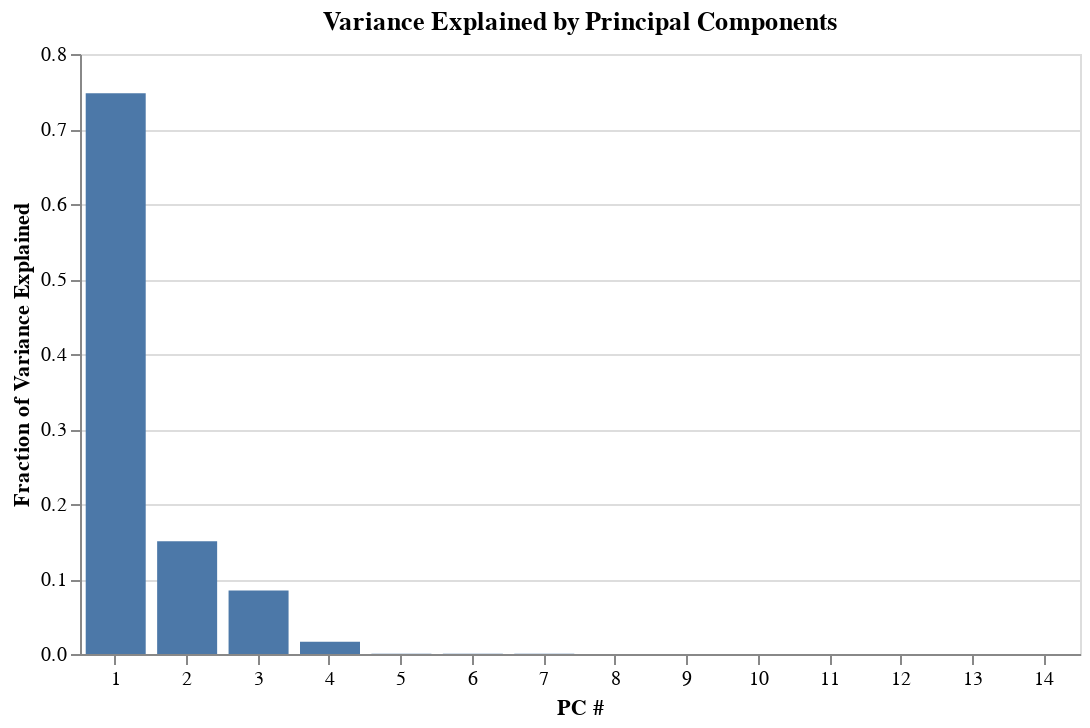

The notebook cell saved with this chart:
### Code cell
PC_num = []
i = 1
n = len(s)
while i <= n:
    PC_num.append(i)
    i += 1

explained_var = pd.DataFrame({
    'PC #': PC_num, 
    'Fraction of Variance Explained' : (s**2 / len(kaggle_centered)) / (total_variance_singular_values)
})

print(explained_varb)

# scree plot of variance explained by each PC
alt.Chart(explained_var, 
          title="Variance Explained by Principal Components"
).mark_bar(size=30).encode(
    alt.X('PC #:O'),
    alt.Y('Fraction of Variance Explained:Q')
).configure_axisX(labelAngle=0).properties(width=500)

### Figure 1 — Vega-Lite specification as saved in the notebook (floating-point values rounded to 4 significant figures)
{"config": {"view": {"continuousWidth": 400, "continuousHeight": 300}, "axisX": {"labelAngle": 0}}, "data": {"name": "data-9f8d50b008fa67991f55a03f2b894e46"}, "mark": {"type": "bar", "size": 30}, "encoding": {"x": {"type": "ordinal", "field": "PC #"}, "y": {"type": "quantitative", "field": "Fraction of Variance Explained"}}, "title": "Variance Explained by Principal Components", "width": 500, "$schema": "https://vega.github.io/schema/vega-lite/v4.8.1.json", "datasets": {"data-9f8d50b008fa67991f55a03f2b894e46": [{"PC #": 1, "Fraction of Variance Explained": 0.7475}, {"PC #": 2, "Fraction of Variance Explained": 0.1504}, {"PC #": 3, "Fraction of Variance Explained": 0.08459}, {"PC #": 4, "Fraction of Variance Explained": 0.01621}, {"PC #": 5, "Fraction of Variance Explained": 0.0004009}, {"PC #": 6, "Fraction of Variance Explained": 0.000284}, {"PC #": 7, "Fraction of Variance Explained": 0.000229}, {"PC #": 8, "Fraction of Variance Explained": 0.0001029}, {"PC #": 9, "Fraction of Variance Explained": 7.844e-05}, {"PC #": 10, "Fraction of Variance Explained": 5.881e-05}, {"PC #": 11, "Fraction of Variance Explained": 5.259e-05}, {"PC #": 12, "Fraction of Variance Explained": 4.099e-05}, {"PC #": 13, "Fraction of Variance Explained": 3.215e-05}, {"PC #": 14, "Fraction of Variance Explained": 2.809e-05}]}}
